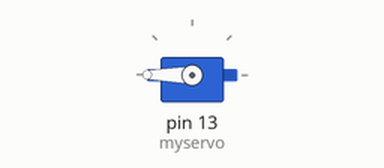
Recording of a sketch running on a simulated Arduino Uno, built with avr-gcc and run on an emulated ATmega328P. On the bench: servo.

Above: at 0.05 s.
At 3.0 s:
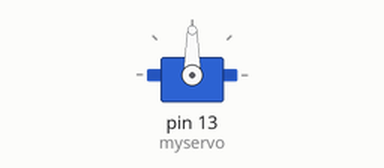
At 6.0 s:
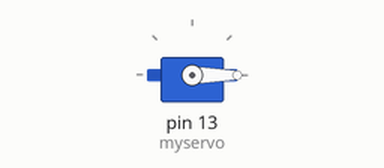
Timing chart, 0 to 7.8 s (numbered marks = the images above):
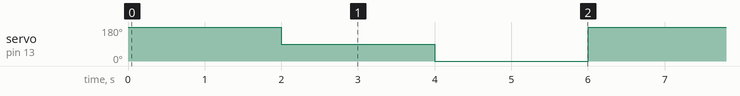

Measured:
- by itself, servo on pin 13 (myservo): repeats every 6.0 s: 0° 2.0 s, 180° 2.0 s, 90° 2.0 s

The sketch:

servo_motor.ino
```cpp
#include <Servo.h>

Servo myservo;

int angulo;

void setup()
{
  myservo.attach(13);
}

void loop()
{
  angulo = 180;
  myservo.write(angulo);
  delay(2000);

  angulo = 90;
  myservo.write(angulo);
  delay(2000);

  angulo = 0;
  myservo.write(angulo);
  delay(2000);
}
```
